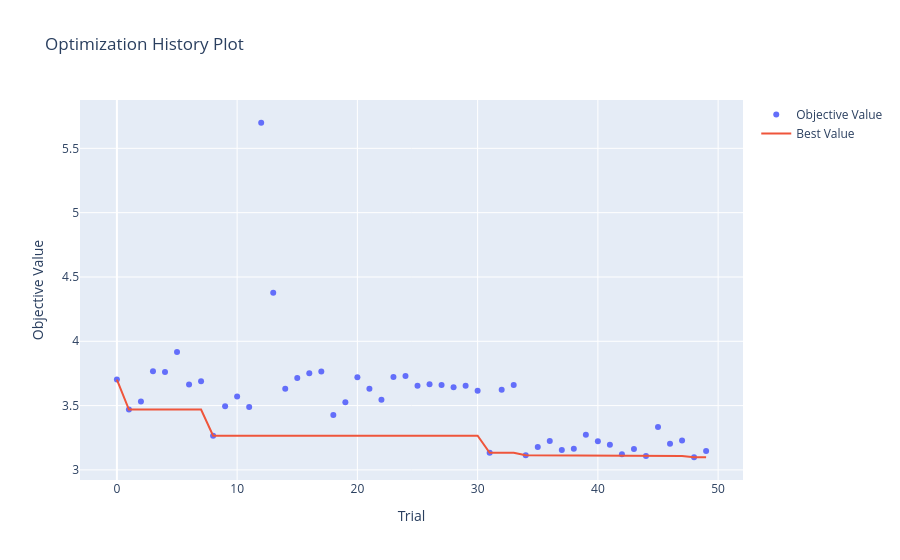

The notebook cell this image was saved under:
### Code cell
optuna.visualization.plot_optimization_history(study)

### Figure 1 — Plotly figure (JSON) as saved in the notebook; plotly's stock layout.template omitted (floating-point values rounded to 4 significant figures)
{"data": [{"mode": "markers", "name": "Objective Value", "type": "scatter", "x": [0, 1, 2, 3, 4, 5, 6, 7, 8, 9, 10, 11, 12, 13, 14, 15, 16, 17, 18, 19, 20, 21, 22, 23, 24, 25, 26, 27, 28, 29, 30, 31, 32, 33, 34, 35, 36, 37, 38, 39, 40, 41, 42, 43, 44, 45, 46, 47, 48, 49], "y": [3.702, 3.469, 3.533, 3.767, 3.76, 3.917, 3.663, 3.69, 3.265, 3.495, 3.571, 3.49, 5.699, 4.378, 3.63, 3.714, 3.751, 3.764, 3.427, 3.525, 3.72, 3.632, 3.545, 3.722, 3.73, 3.655, 3.667, 3.66, 3.643, 3.654, 3.615, 3.134, 3.623, 3.66, 3.114, 3.179, 3.225, 3.155, 3.165, 3.273, 3.224, 3.195, 3.122, 3.163, 3.109, 3.333, 3.203, 3.228, 3.099, 3.147]}, {"mode": "lines", "name": "Best Value", "type": "scatter", "x": [0, 1, 2, 3, 4, 5, 6, 7, 8, 9, 10, 11, 12, 13, 14, 15, 16, 17, 18, 19, 20, 21, 22, 23, 24, 25, 26, 27, 28, 29, 30, 31, 32, 33, 34, 35, 36, 37, 38, 39, 40, 41, 42, 43, 44, 45, 46, 47, 48, 49], "y": [3.702, 3.469, 3.469, 3.469, 3.469, 3.469, 3.469, 3.469, 3.265, 3.265, 3.265, 3.265, 3.265, 3.265, 3.265, 3.265, 3.265, 3.265, 3.265, 3.265, 3.265, 3.265, 3.265, 3.265, 3.265, 3.265, 3.265, 3.265, 3.265, 3.265, 3.265, 3.134, 3.134, 3.134, 3.114, 3.114, 3.114, 3.114, 3.114, 3.114, 3.114, 3.114, 3.114, 3.114, 3.109, 3.109, 3.109, 3.109, 3.099, 3.099]}, {"marker": {"color": "#cccccc"}, "mode": "markers", "name": "Infeasible Trial", "showlegend": false, "type": "scatter", "x": [], "y": []}], "layout": {"title": {"text": "Optimization History Plot"}, "xaxis": {"title": {"text": "Trial"}}, "yaxis": {"title": {"text": "Objective Value"}}}}
